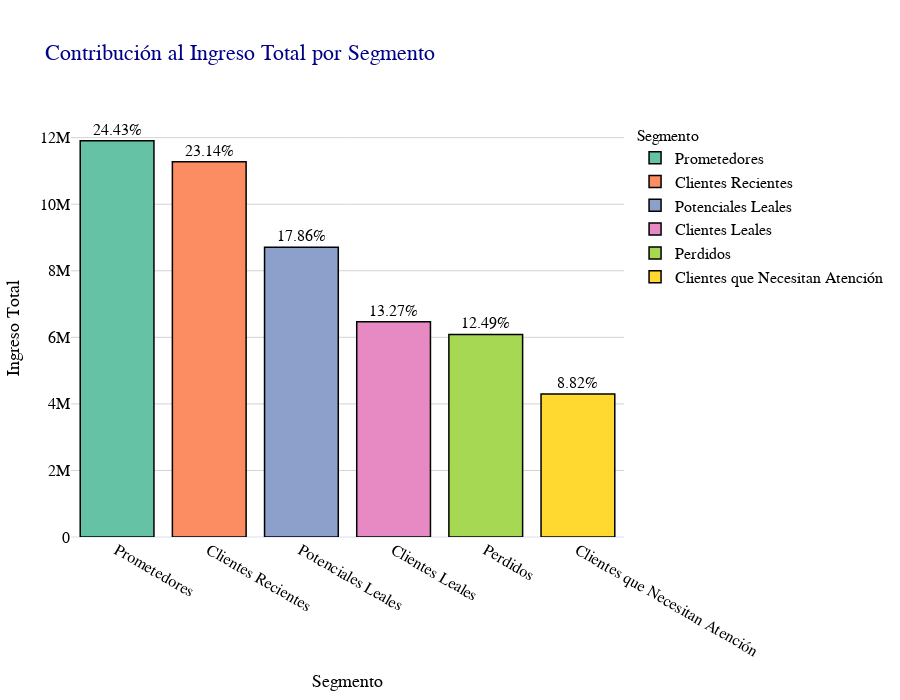

The cell this chart's notebook holds for it:
### Code cell
# ======================================================
# Visualización de la Contribución al Ingreso por Segmento
# ======================================================
# En esta sección, agrupo los clientes por su segmento (cluster_label)
# y sumo el total del gasto (monetary) para cada grupo. Así puedo ver
# qué porcentaje del ingreso total proviene de cada segmento.

# 1. Agrupar por 'cluster_label' y sumar el gasto total (monetary)
cluster_revenue = df_rfm.groupby('cluster_label').agg({'monetary': 'sum'}).reset_index()

# 2. Calcular el ingreso total de todos los segmentos
total_revenue = cluster_revenue['monetary'].sum()

# 3. Determinar el porcentaje que aporta cada segmento al ingreso total
cluster_revenue['percentage'] = (cluster_revenue['monetary'] / total_revenue) * 100

# 4. Ordenar de mayor a menor en función del ingreso
cluster_revenue = cluster_revenue.sort_values('monetary', ascending=False)

# 5. Creo un gráfico de barras con Plotly para mostrar:
#    - Eje X: Segmento (cluster_label)
#    - Eje Y: Ingreso (monetary)
#    - Texto: Porcentaje de contribución
fig = px.bar(
    cluster_revenue, 
    x='cluster_label', 
    y='monetary', 
    text='percentage', 
    title="Contribución al Ingreso Total por Segmento",
    labels={'monetary': 'Ingreso Total', 'cluster_label': 'Segmento'},
    template='plotly_white',
    color='cluster_label',
    color_discrete_sequence=px.colors.qualitative.Set2
)

# Ajustes estéticos de las trazas:
# - Se muestra el porcentaje con dos decimales sobre la barra
# - Se define un contorno negro y cierto grosor para darle más destaque
fig.update_traces(
    texttemplate='%{text:.2f}%',  # Muestra el valor numérico con 2 decimales y un símbolo %
    textposition='outside',
    marker_line_color='black', 
    marker_line_width=1.5
)

# Personalizo el layout (fuentes, márgenes, etc.) para que el gráfico sea más legible
fig.update_layout(
    height=700,
    title_font=dict(size=22, family='Arial', color='darkblue'),
    xaxis_title_font=dict(size=18, family='Arial', color='black'),
    yaxis_title_font=dict(size=18, family='Arial', color='black'),
    margin=dict(l=60, r=60, t=120, b=100),
    font=dict(family='Arial', size=16, color='black'),
    legend_title_font=dict(size=16, family='Arial', color='black'),
    plot_bgcolor='white',
    xaxis=dict(showgrid=False, automargin=True),
    yaxis=dict(showgrid=True, gridcolor='lightgrey', automargin=True)
)

# Muestro el gráfico final
fig.show()

### Figure 1 — Plotly figure (JSON) as saved in the notebook; plotly's stock layout.template omitted (floating-point values rounded to 4 significant figures)
{"data": [{"hovertemplate": "Segmento=%{x}<br>Ingreso Total=%{y}<br>percentage=%{text}<extra></extra>", "legendgroup": "Prometedores", "marker": {"color": "rgb(102,194,165)", "line": {"color": "black", "width": 1.5}, "pattern": {"shape": ""}}, "name": "Prometedores", "orientation": "v", "showlegend": true, "text": [24.43], "textposition": "outside", "texttemplate": "%{text:.2f}%", "type": "bar", "x": ["Prometedores"], "xaxis": "x", "y": [11900000.0], "yaxis": "y"}, {"hovertemplate": "Segmento=%{x}<br>Ingreso Total=%{y}<br>percentage=%{text}<extra></extra>", "legendgroup": "Clientes Recientes", "marker": {"color": "rgb(252,141,98)", "line": {"color": "black", "width": 1.5}, "pattern": {"shape": ""}}, "name": "Clientes Recientes", "orientation": "v", "showlegend": true, "text": [23.14], "textposition": "outside", "texttemplate": "%{text:.2f}%", "type": "bar", "x": ["Clientes Recientes"], "xaxis": "x", "y": [11280000.0], "yaxis": "y"}, {"hovertemplate": "Segmento=%{x}<br>Ingreso Total=%{y}<br>percentage=%{text}<extra></extra>", "legendgroup": "Potenciales Leales", "marker": {"color": "rgb(141,160,203)", "line": {"color": "black", "width": 1.5}, "pattern": {"shape": ""}}, "name": "Potenciales Leales", "orientation": "v", "showlegend": true, "text": [17.86], "textposition": "outside", "texttemplate": "%{text:.2f}%", "type": "bar", "x": ["Potenciales Leales"], "xaxis": "x", "y": [8704000.0], "yaxis": "y"}, {"hovertemplate": "Segmento=%{x}<br>Ingreso Total=%{y}<br>percentage=%{text}<extra></extra>", "legendgroup": "Clientes Leales", "marker": {"color": "rgb(231,138,195)", "line": {"color": "black", "width": 1.5}, "pattern": {"shape": ""}}, "name": "Clientes Leales", "orientation": "v", "showlegend": true, "text": [13.27], "textposition": "outside", "texttemplate": "%{text:.2f}%", "type": "bar", "x": ["Clientes Leales"], "xaxis": "x", "y": [6465000.0], "yaxis": "y"}, {"hovertemplate": "Segmento=%{x}<br>Ingreso Total=%{y}<br>percentage=%{text}<extra></extra>", "legendgroup": "Perdidos", "marker": {"color": "rgb(166,216,84)", "line": {"color": "black", "width": 1.5}, "pattern": {"shape": ""}}, "name": "Perdidos", "orientation": "v", "showlegend": true, "text": [12.49], "textposition": "outside", "texttemplate": "%{text:.2f}%", "type": "bar", "x": ["Perdidos"], "xaxis": "x", "y": [6086000.0], "yaxis": "y"}, {"hovertemplate": "Segmento=%{x}<br>Ingreso Total=%{y}<br>percentage=%{text}<extra></extra>", "legendgroup": "Clientes que Necesitan Atención", "marker": {"color": "rgb(255,217,47)", "line": {"color": "black", "width": 1.5}, "pattern": {"shape": ""}}, "name": "Clientes que Necesitan Atención", "orientation": "v", "showlegend": true, "text": [8.821], "textposition": "outside", "texttemplate": "%{text:.2f}%", "type": "bar", "x": ["Clientes que Necesitan Atención"], "xaxis": "x", "y": [4299000.0], "yaxis": "y"}], "layout": {"barmode": "relative", "font": {"color": "black", "family": "Arial", "size": 16}, "height": 700, "legend": {"title": {"font": {"color": "black", "family": "Arial", "size": 16}, "text": "Segmento"}, "tracegroupgap": 0}, "margin": {"b": 100, "l": 60, "r": 60, "t": 120}, "plot_bgcolor": "white", "title": {"font": {"color": "darkblue", "family": "Arial", "size": 22}, "text": "Contribución al Ingreso Total por Segmento"}, "xaxis": {"anchor": "y", "automargin": true, "categoryarray": ["Prometedores", "Clientes Recientes", "Potenciales Leales", "Clientes Leales", "Perdidos", "Clientes que Necesitan Atención"], "categoryorder": "array", "domain": [0, 1], "showgrid": false, "title": {"font": {"color": "black", "family": "Arial", "size": 18}, "text": "Segmento"}}, "yaxis": {"anchor": "x", "automargin": true, "domain": [0, 1], "gridcolor": "lightgrey", "showgrid": true, "title": {"font": {"color": "black", "family": "Arial", "size": 18}, "text": "Ingreso Total"}}}}
